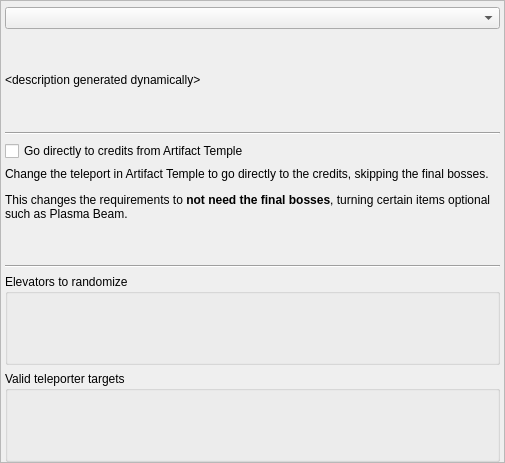
<?xml version="1.0" encoding="UTF-8"?>
<ui version="4.0">
 <class>PresetTeleportersPrime1</class>
 <widget class="QMainWindow" name="PresetTeleportersPrime1">
  <property name="geometry">
   <rect>
    <x>0</x>
    <y>0</y>
    <width>505</width>
    <height>463</height>
   </rect>
  </property>
  <property name="windowTitle">
   <string>Elevators</string>
  </property>
  <widget class="QWidget" name="centralWidget">
   <property name="maximumSize">
    <size>
     <width>16777215</width>
     <height>16777215</height>
    </size>
   </property>
   <layout class="QVBoxLayout" name="teleporter_parent_layout">
    <property name="leftMargin">
     <number>0</number>
    </property>
    <property name="topMargin">
     <number>0</number>
    </property>
    <property name="rightMargin">
     <number>0</number>
    </property>
    <property name="bottomMargin">
     <number>0</number>
    </property>
    <item>
     <widget class="QScrollArea" name="teleporter_scroll_area">
      <property name="widgetResizable">
       <bool>true</bool>
      </property>
      <widget class="QWidget" name="teleporter_scroll_area_contents">
       <property name="geometry">
        <rect>
         <x>0</x>
         <y>0</y>
         <width>503</width>
         <height>461</height>
        </rect>
       </property>
       <layout class="QVBoxLayout" name="teleporters_layout">
        <property name="leftMargin">
         <number>4</number>
        </property>
        <property name="topMargin">
         <number>6</number>
        </property>
        <property name="rightMargin">
         <number>4</number>
        </property>
        <property name="bottomMargin">
         <number>0</number>
        </property>
        <item>
         <widget class="ScrollProtectedComboBox" name="teleporters_combo"/>
        </item>
        <item>
         <widget class="QLabel" name="teleporters_description_label">
          <property name="text">
           <string>&lt;html&gt;&lt;head/&gt;&lt;body&gt;&lt;p&gt;&amp;lt;description generated dynamically&amp;gt;&lt;/p&gt;&lt;/body&gt;&lt;/html&gt;</string>
          </property>
          <property name="scaledContents">
           <bool>true</bool>
          </property>
          <property name="wordWrap">
           <bool>true</bool>
          </property>
         </widget>
        </item>
        <item>
         <widget class="Line" name="teleporters_line_2">
          <property name="orientation">
           <enum>Qt::Horizontal</enum>
          </property>
         </widget>
        </item>
        <item>
         <widget class="QCheckBox" name="skip_final_bosses_check">
          <property name="text">
           <string>Go directly to credits from Artifact Temple</string>
          </property>
         </widget>
        </item>
        <item>
         <widget class="QLabel" name="skip_final_bosses_label">
          <property name="text">
           <string>&lt;html&gt;&lt;head/&gt;&lt;body&gt;
        &lt;p&gt;Change the teleport in Artifact Temple to go directly to the credits, skipping the final bosses.&lt;/p&gt;
        &lt;p&gt;This changes the requirements to &lt;span style=&quot; font-weight:600;&quot;&gt;not need the final bosses&lt;/span&gt;,
        turning certain items optional such as Plasma Beam.&lt;/p&gt;&lt;/body&gt;&lt;/html&gt;</string>
          </property>
          <property name="alignment">
           <set>Qt::AlignLeading|Qt::AlignLeft|Qt::AlignTop</set>
          </property>
          <property name="wordWrap">
           <bool>true</bool>
          </property>
         </widget>
        </item>
        <item>
         <widget class="Line" name="teleporters_line_3">
          <property name="orientation">
           <enum>Qt::Horizontal</enum>
          </property>
         </widget>
        </item>
        <item>
         <widget class="QGroupBox" name="teleporters_source_group">
          <property name="title">
           <string>Elevators to randomize</string>
          </property>
          <layout class="QGridLayout" name="teleporters_source_layout">
           <property name="leftMargin">
            <number>1</number>
           </property>
           <property name="topMargin">
            <number>1</number>
           </property>
           <property name="rightMargin">
            <number>1</number>
           </property>
           <property name="bottomMargin">
            <number>1</number>
           </property>
           <property name="spacing">
            <number>3</number>
           </property>
          </layout>
         </widget>
        </item>
        <item>
         <widget class="QGroupBox" name="teleporters_target_group">
          <property name="title">
           <string>Valid teleporter targets</string>
          </property>
          <layout class="QGridLayout" name="teleporters_target_layout">
           <property name="leftMargin">
            <number>1</number>
           </property>
           <property name="topMargin">
            <number>1</number>
           </property>
           <property name="rightMargin">
            <number>1</number>
           </property>
           <property name="bottomMargin">
            <number>1</number>
           </property>
           <property name="spacing">
            <number>3</number>
           </property>
          </layout>
         </widget>
        </item>
       </layout>
      </widget>
     </widget>
    </item>
   </layout>
  </widget>
 </widget>
 <layoutdefault spacing="6" margin="11"/>
 <customwidgets>
  <customwidget>
   <class>ScrollProtectedComboBox</class>
   <extends>QComboBox</extends>
   <header>randovania/gui/widgets/scroll_protected.h</header>
  </customwidget>
 </customwidgets>
 <resources/>
 <connections/>
</ui>
